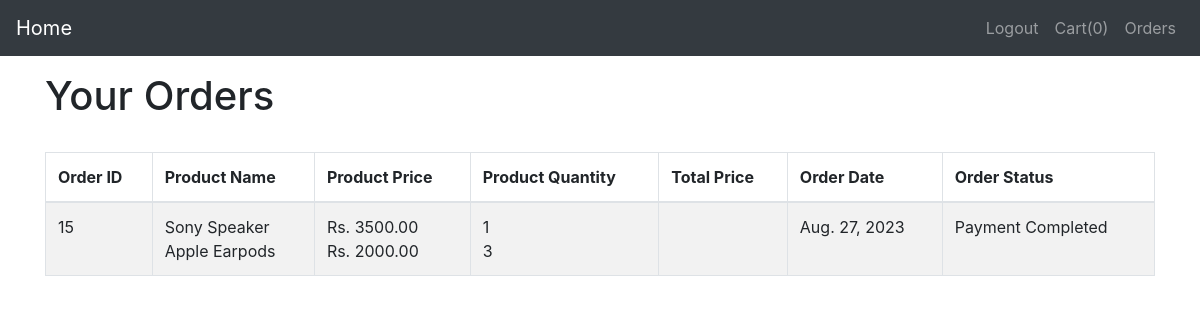
The page /orders/ (signed in) on the database as committed earlier.
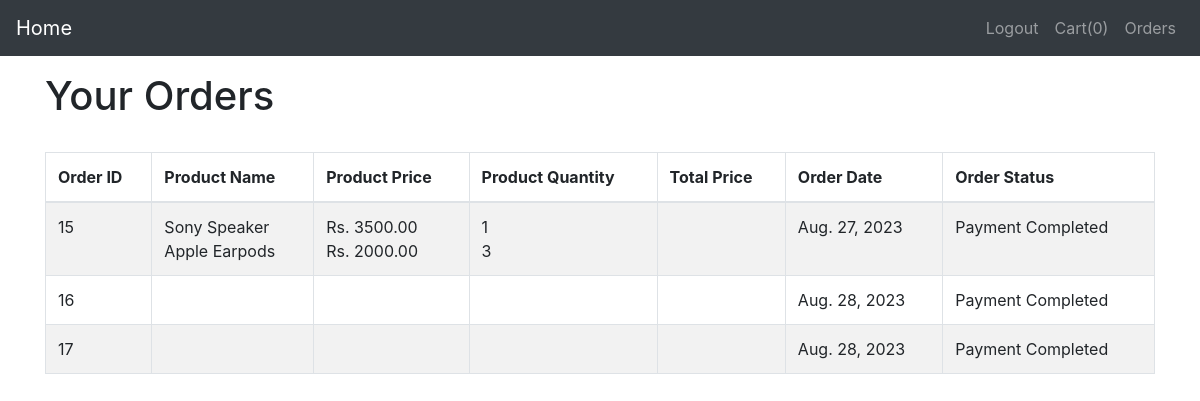
The same page on the database as committed later.
### store/models.py (models this page shows, shortened)
class Order(models.Model):
    order_id = models.AutoField(primary_key=True, unique = True)
    user = models.ForeignKey(User, on_delete=models.CASCADE,related_name='user')
    order_date = models.DateField(auto_now_add=True)
    order_status = models.CharField(max_length=100)
    webhook_event_id = models.CharField(max_length=100,null=False)
    products_ordered = models.TextField()
    total_amount = models.IntegerField()
    address = models.CharField(max_length=100)
    phone_number = models.IntegerField()
    alternate_phone_number = models.IntegerField()
    def get_products_ordered(self):
        try:
            return json.loads(self.products_ordered)
        except json.JSONDecodeError as e:
            return []

### store/views.py (the view)
# urls.py: path('orders/',orders),
def orders(request):
    orders = Order.objects.filter(user_id=request.user.id)
    return render(request, 'orders.html', { "orders": orders})

### store/templates/orders.html (shortened to what this page needs)
{% extends "index.html" %}
{% block body %}
{% if orders %}
<div class="container">
    <h1>Your Orders</h1>
    <br>
    <div class="table-responsive">
        <table class="table table-bordered table-striped table-hover">
            <thead>
                <tr>
                    <th>Order ID</th>
                    <th>Product Name</th>
                    <th>Product Price</th>
                    <th>Product Quantity</th>
                    <th>Total Price</th>
                    <th>Order Date</th>
                    <th>Order Status</th>
                </tr>
            </thead>
            <tbody>
                {% for order in orders %}
                <tr>
                    <td>{{ order.order_id }}</td>
                    <td>
                        {% for item in order.get_products_ordered %}
                        {{ item.product_name }}<br>
                        {% endfor %}
                    </td>
                    <td>
                        {% for item in order.get_products_ordered %}
                        Rs.<span id="product_price"> {{ item.product_price }} </span><br>
                        {% endfor %}
                    </td>
                    <td>
                        {% for item in order.get_products_ordered %}
                        {{ item.quantity }}<br>
                        {% endfor %}
                    </td>
                    <td id="total_price_{{ order.order_id }}">
                    </td>
                    <td>{{ order.order_date }}</td>
                    <td>{{ order.order_status }}</td>
                </tr>
                {% endfor %}
            </tbody>
        </table>
    </div>
</div>
{% endif %}
{% endblock %}

Rows that differ between the two databases and show on the page:
added Order: order_id "16", order_date "Aug. 28, 2023", order_status "Payment Completed"
added Order: order_id "17", order_date "Aug. 28, 2023", order_status "Payment Completed"
